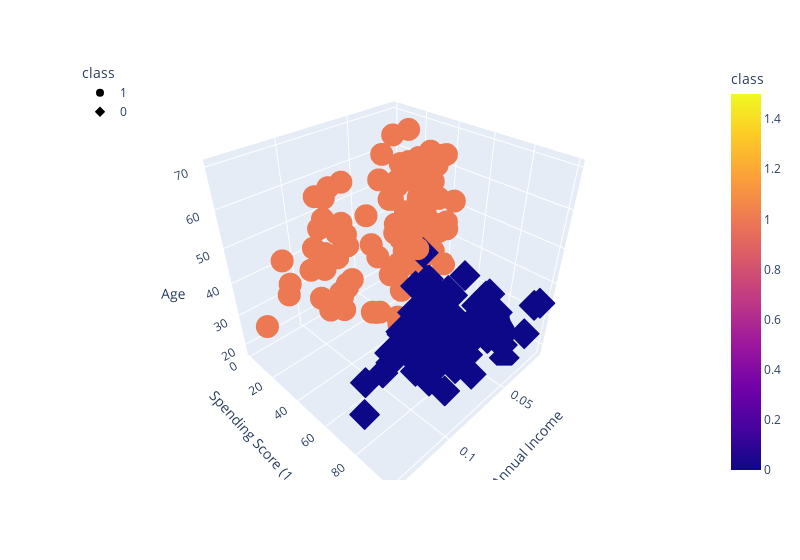

Notebook source saved alongside this figure:
### Code cell
fig = px.scatter_3d(
    df_shopping,
    x="Annual Income",
    y="Spending Score (1-100)",
    z="Age",
    color="class",
    symbol="class",
    width=800,
)
fig.update_layout(legend=dict(x=0, y=1))
fig.show()
